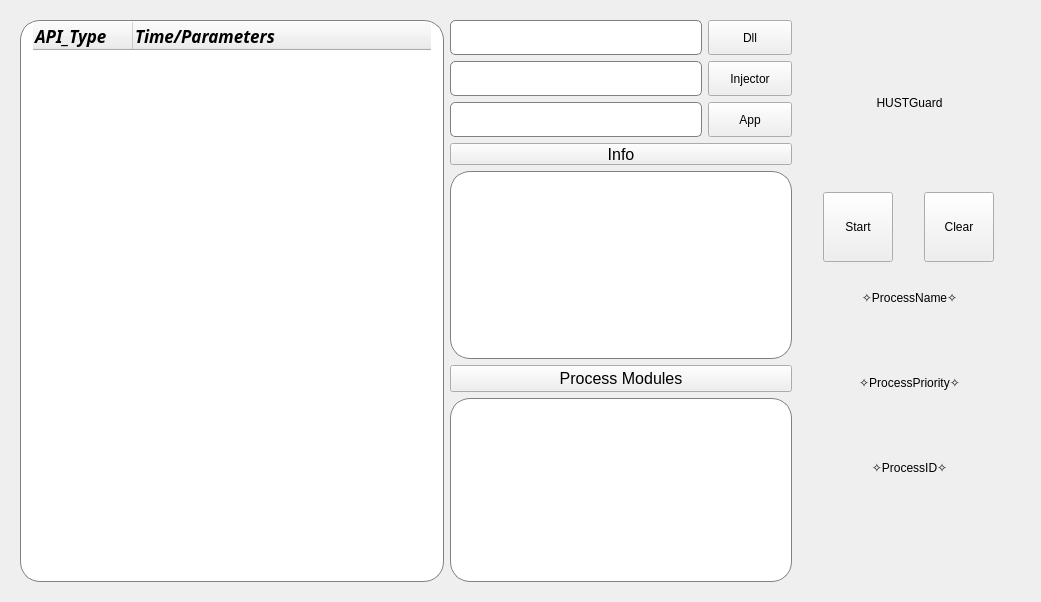
<?xml version="1.0" encoding="UTF-8"?>
<ui version="4.0">
 <class>Widget</class>
 <widget class="QWidget" name="Widget">
  <property name="geometry">
   <rect>
    <x>0</x>
    <y>0</y>
    <width>1041</width>
    <height>602</height>
   </rect>
  </property>
  <property name="minimumSize">
   <size>
    <width>0</width>
    <height>0</height>
   </size>
  </property>
  <property name="windowTitle">
   <string>Widget</string>
  </property>
  <property name="styleSheet">
   <string notr="true"/>
  </property>
  <layout class="QGridLayout" name="gridLayout">
   <item row="0" column="0">
    <widget class="QWidget" name="w_bg" native="true">
     <layout class="QHBoxLayout" name="horizontalLayout" stretch="3,0,1">
      <item>
       <widget class="QTreeWidget" name="treeWidget">
        <property name="styleSheet">
         <string notr="true">QTreeWidget{
border: 1px solid grey ;  
border-radius:20px;
padding: 1px 12px 1px 12px;  
background-color:rgb(255,255,255)
}</string>
        </property>
        <column>
         <property name="text">
          <string>API_Type</string>
         </property>
         <property name="font">
          <font>
           <family>Perpetua</family>
           <pointsize>13</pointsize>
           <italic>true</italic>
           <bold>true</bold>
          </font>
         </property>
         <property name="icon">
          <iconset>
           <normaloff>icons/name.png</normaloff>icons/name.png</iconset>
         </property>
        </column>
        <column>
         <property name="text">
          <string>Time/Parameters</string>
         </property>
         <property name="font">
          <font>
           <family>Perpetua</family>
           <pointsize>13</pointsize>
           <italic>true</italic>
           <bold>true</bold>
          </font>
         </property>
         <property name="icon">
          <iconset>
           <normaloff>icons/property.png</normaloff>icons/property.png</iconset>
         </property>
        </column>
       </widget>
      </item>
      <item>
       <layout class="QVBoxLayout" name="verticalLayout_2" stretch="0,0,0,0,0">
        <item>
         <layout class="QHBoxLayout" name="horizontalLayout_18" stretch="3,1">
          <item>
           <widget class="QTextEdit" name="textEditDll">
            <property name="maximumSize">
             <size>
              <width>16777215</width>
              <height>35</height>
             </size>
            </property>
            <property name="styleSheet">
             <string notr="true">QTextEdit
{
border: 1px solid grey ;  
border-radius:5px;
padding: 1px 1px 1px 1px;  
background-color:rgb(255,255,255)
}</string>
            </property>
           </widget>
          </item>
          <item>
           <widget class="QPushButton" name="btnDll">
            <property name="maximumSize">
             <size>
              <width>16777215</width>
              <height>35</height>
             </size>
            </property>
            <property name="cursor">
             <cursorShape>PointingHandCursor</cursorShape>
            </property>
            <property name="styleSheet">
             <string notr="true"/>
            </property>
            <property name="text">
             <string>Dll</string>
            </property>
            <property name="icon">
             <iconset>
              <normaloff>icons/gear.png</normaloff>icons/gear.png</iconset>
            </property>
            <property name="iconSize">
             <size>
              <width>20</width>
              <height>20</height>
             </size>
            </property>
            <property name="autoDefault">
             <bool>false</bool>
            </property>
            <property name="default">
             <bool>false</bool>
            </property>
            <property name="flat">
             <bool>false</bool>
            </property>
           </widget>
          </item>
         </layout>
        </item>
        <item>
         <layout class="QHBoxLayout" name="horizontalLayout_14" stretch="3,1">
          <item>
           <widget class="QTextEdit" name="textEditInjector">
            <property name="maximumSize">
             <size>
              <width>16777215</width>
              <height>35</height>
             </size>
            </property>
            <property name="styleSheet">
             <string notr="true">QTextEdit
{
border: 1px solid grey ;  
border-radius:5px;
padding: 1px 1px 1px 1px;  
background-color:rgb(255,255,255)
}</string>
            </property>
           </widget>
          </item>
          <item>
           <widget class="QPushButton" name="btnInjector">
            <property name="maximumSize">
             <size>
              <width>16777215</width>
              <height>35</height>
             </size>
            </property>
            <property name="cursor">
             <cursorShape>PointingHandCursor</cursorShape>
            </property>
            <property name="styleSheet">
             <string notr="true"/>
            </property>
            <property name="text">
             <string>Injector</string>
            </property>
            <property name="icon">
             <iconset>
              <normaloff>icons/syringe.png</normaloff>icons/syringe.png</iconset>
            </property>
            <property name="iconSize">
             <size>
              <width>20</width>
              <height>20</height>
             </size>
            </property>
            <property name="autoDefault">
             <bool>false</bool>
            </property>
            <property name="default">
             <bool>false</bool>
            </property>
            <property name="flat">
             <bool>false</bool>
            </property>
           </widget>
          </item>
         </layout>
        </item>
        <item>
         <layout class="QHBoxLayout" name="horizontalLayout_17" stretch="3,1">
          <item>
           <widget class="QTextEdit" name="textEditTestCode">
            <property name="maximumSize">
             <size>
              <width>16777215</width>
              <height>35</height>
             </size>
            </property>
            <property name="styleSheet">
             <string notr="true">QTextEdit
{
border: 1px solid grey ;  
border-radius:5px;
padding: 1px 1px 1px 1px;  
background-color:rgb(255,255,255)
}</string>
            </property>
           </widget>
          </item>
          <item>
           <widget class="QPushButton" name="btnTestCode">
            <property name="maximumSize">
             <size>
              <width>16777215</width>
              <height>35</height>
             </size>
            </property>
            <property name="cursor">
             <cursorShape>PointingHandCursor</cursorShape>
            </property>
            <property name="styleSheet">
             <string notr="true"/>
            </property>
            <property name="text">
             <string>App</string>
            </property>
            <property name="icon">
             <iconset>
              <normaloff>icons/open.png</normaloff>icons/open.png</iconset>
            </property>
            <property name="iconSize">
             <size>
              <width>20</width>
              <height>20</height>
             </size>
            </property>
            <property name="autoDefault">
             <bool>false</bool>
            </property>
            <property name="default">
             <bool>false</bool>
            </property>
            <property name="flat">
             <bool>false</bool>
            </property>
           </widget>
          </item>
         </layout>
        </item>
        <item>
         <layout class="QVBoxLayout" name="verticalLayout_8">
          <item>
           <widget class="QPushButton" name="pushButton_info">
            <property name="minimumSize">
             <size>
              <width>0</width>
              <height>10</height>
             </size>
            </property>
            <property name="maximumSize">
             <size>
              <width>16777215</width>
              <height>40</height>
             </size>
            </property>
            <property name="styleSheet">
             <string notr="true">font-size:12pt;</string>
            </property>
            <property name="text">
             <string>Info</string>
            </property>
           </widget>
          </item>
          <item>
           <widget class="QTextEdit" name="textEditInfo">
            <property name="styleSheet">
             <string notr="true">QTextEdit
{
border: 1px solid grey ;  
border-radius:20px;
padding: 1px 20px 1px 20px;  
background-color:rgb(255,255,255)
}</string>
            </property>
           </widget>
          </item>
         </layout>
        </item>
        <item>
         <layout class="QVBoxLayout" name="verticalLayout_7">
          <item>
           <widget class="QPushButton" name="pushButton_pm">
            <property name="maximumSize">
             <size>
              <width>16777215</width>
              <height>40</height>
             </size>
            </property>
            <property name="styleSheet">
             <string notr="true">font-size:12pt;</string>
            </property>
            <property name="text">
             <string>Process Modules</string>
            </property>
           </widget>
          </item>
          <item>
           <widget class="QTextEdit" name="textEditModules">
            <property name="styleSheet">
             <string notr="true">QTextEdit
{
border: 1px solid grey ;  
border-radius:20px;
padding: 1px 20px 1px 20px;  
background-color:rgb(255,255,255)
}</string>
            </property>
           </widget>
          </item>
         </layout>
        </item>
       </layout>
      </item>
      <item>
       <layout class="QVBoxLayout" name="verticalLayout" stretch="2,1,3,0,0">
        <item>
         <widget class="QLabel" name="title_label">
          <property name="styleSheet">
           <string notr="true">font-family: &quot;Arial&quot;;</string>
          </property>
          <property name="text">
           <string>HUSTGuard</string>
          </property>
          <property name="alignment">
           <set>Qt::AlignCenter</set>
          </property>
         </widget>
        </item>
        <item>
         <layout class="QHBoxLayout" name="horizontalLayout_19">
          <item>
           <widget class="QToolButton" name="btnStart">
            <property name="minimumSize">
             <size>
              <width>70</width>
              <height>70</height>
             </size>
            </property>
            <property name="cursor">
             <cursorShape>PointingHandCursor</cursorShape>
            </property>
            <property name="styleSheet">
             <string notr="true"/>
            </property>
            <property name="text">
             <string>Start</string>
            </property>
            <property name="icon">
             <iconset resource="resource.qrc">
              <normaloff>:/icons/start.png</normaloff>:/icons/start.png</iconset>
            </property>
            <property name="toolButtonStyle">
             <enum>Qt::ToolButtonTextUnderIcon</enum>
            </property>
           </widget>
          </item>
          <item>
           <widget class="QToolButton" name="btnClear">
            <property name="minimumSize">
             <size>
              <width>70</width>
              <height>70</height>
             </size>
            </property>
            <property name="cursor">
             <cursorShape>PointingHandCursor</cursorShape>
            </property>
            <property name="text">
             <string>Clear</string>
            </property>
            <property name="icon">
             <iconset>
              <normaloff>icons/clear.png</normaloff>icons/clear.png</iconset>
            </property>
            <property name="toolButtonStyle">
             <enum>Qt::ToolButtonTextUnderIcon</enum>
            </property>
           </widget>
          </item>
         </layout>
        </item>
        <item>
         <layout class="QVBoxLayout" name="label_all_2">
          <item>
           <widget class="QLabel" name="label_2">
            <property name="text">
             <string>✧ProcessName✧</string>
            </property>
            <property name="alignment">
             <set>Qt::AlignBottom|Qt::AlignHCenter</set>
            </property>
           </widget>
          </item>
          <item>
           <widget class="QLabel" name="labelName">
            <property name="text">
             <string/>
            </property>
            <property name="alignment">
             <set>Qt::AlignHCenter|Qt::AlignTop</set>
            </property>
           </widget>
          </item>
          <item>
           <widget class="QLabel" name="label_4">
            <property name="text">
             <string>✧ProcessPriority✧</string>
            </property>
            <property name="alignment">
             <set>Qt::AlignBottom|Qt::AlignHCenter</set>
            </property>
           </widget>
          </item>
          <item>
           <widget class="QLabel" name="labelPriority">
            <property name="text">
             <string/>
            </property>
            <property name="alignment">
             <set>Qt::AlignHCenter|Qt::AlignTop</set>
            </property>
           </widget>
          </item>
          <item>
           <widget class="QLabel" name="label_6">
            <property name="text">
             <string>✧ProcessID✧</string>
            </property>
            <property name="alignment">
             <set>Qt::AlignBottom|Qt::AlignHCenter</set>
            </property>
           </widget>
          </item>
          <item>
           <widget class="QLabel" name="labelId">
            <property name="text">
             <string/>
            </property>
            <property name="alignment">
             <set>Qt::AlignHCenter|Qt::AlignTop</set>
            </property>
           </widget>
          </item>
         </layout>
        </item>
        <item>
         <spacer name="verticalSpacer_6">
          <property name="orientation">
           <enum>Qt::Vertical</enum>
          </property>
          <property name="sizeHint" stdset="0">
           <size>
            <width>223</width>
            <height>44</height>
           </size>
          </property>
         </spacer>
        </item>
        <item>
         <layout class="QHBoxLayout" name="horizontalLayout_15">
          <item>
           <spacer name="horizontalSpacer_5">
            <property name="orientation">
             <enum>Qt::Horizontal</enum>
            </property>
            <property name="sizeHint" stdset="0">
             <size>
              <width>40</width>
              <height>20</height>
             </size>
            </property>
           </spacer>
          </item>
          <item>
           <spacer name="horizontalSpacer_6">
            <property name="orientation">
             <enum>Qt::Horizontal</enum>
            </property>
            <property name="sizeHint" stdset="0">
             <size>
              <width>40</width>
              <height>20</height>
             </size>
            </property>
           </spacer>
          </item>
         </layout>
        </item>
       </layout>
      </item>
     </layout>
    </widget>
   </item>
  </layout>
 </widget>
 <resources>
  <include location="resource.qrc"/>
 </resources>
 <connections/>
</ui>
